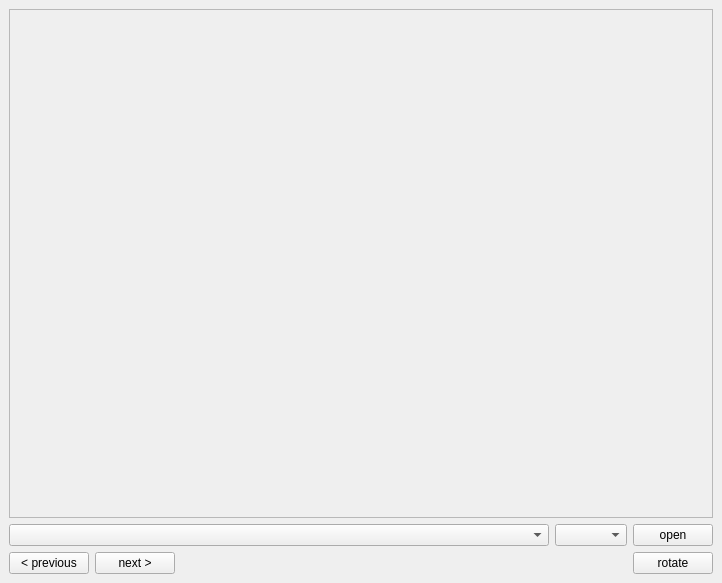
<?xml version="1.0" encoding="UTF-8"?>
<ui version="4.0">
 <class>MainWindow</class>
 <widget class="QMainWindow" name="MainWindow">
  <property name="geometry">
   <rect>
    <x>0</x>
    <y>0</y>
    <width>722</width>
    <height>583</height>
   </rect>
  </property>
  <property name="windowTitle">
   <string>MainWindow</string>
  </property>
  <widget class="QWidget" name="centralwidget">
   <layout class="QGridLayout" name="gridLayout_2">
    <item row="1" column="0" colspan="3">
     <widget class="QComboBox" name="comboBoxBooks"/>
    </item>
    <item row="3" column="2">
     <spacer name="horizontalSpacer">
      <property name="orientation">
       <enum>Qt::Horizontal</enum>
      </property>
      <property name="sizeHint" stdset="0">
       <size>
        <width>443</width>
        <height>22</height>
       </size>
      </property>
     </spacer>
    </item>
    <item row="0" column="0" colspan="5">
     <widget class="QFrame" name="frame">
      <property name="frameShape">
       <enum>QFrame::StyledPanel</enum>
      </property>
      <property name="frameShadow">
       <enum>QFrame::Raised</enum>
      </property>
     </widget>
    </item>
    <item row="1" column="4">
     <widget class="QPushButton" name="pushButtonOpen">
      <property name="text">
       <string>open</string>
      </property>
     </widget>
    </item>
    <item row="3" column="0">
     <widget class="QPushButton" name="pushButtonPrevious">
      <property name="text">
       <string>&lt; previous</string>
      </property>
     </widget>
    </item>
    <item row="3" column="1">
     <widget class="QPushButton" name="pushButtonNext">
      <property name="text">
       <string>next &gt;</string>
      </property>
     </widget>
    </item>
    <item row="1" column="3">
     <widget class="QComboBox" name="comboBoxChapter"/>
    </item>
    <item row="3" column="4">
     <widget class="QPushButton" name="pushButtonRotate">
      <property name="text">
       <string>rotate</string>
      </property>
     </widget>
    </item>
   </layout>
  </widget>
  <widget class="QMenuBar" name="menubar">
   <property name="geometry">
    <rect>
     <x>0</x>
     <y>0</y>
     <width>722</width>
     <height>22</height>
    </rect>
   </property>
  </widget>
 </widget>
 <resources/>
 <connections/>
</ui>
